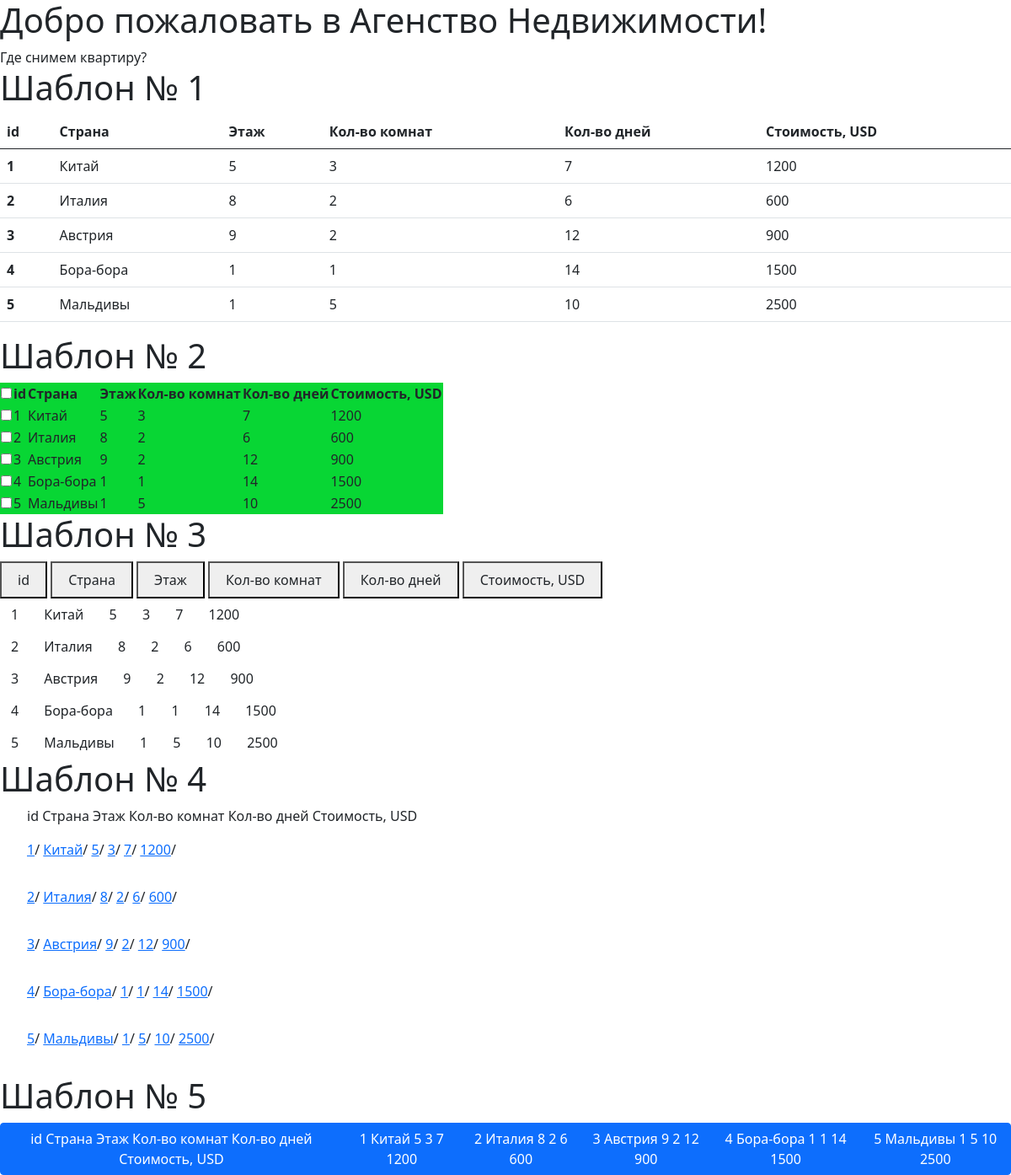
The page /app2/ on the database its author committed.
### app2/models.py (models this page shows, shortened)
class Renthouse(models.Model):
    country = models.CharField("Страна", max_length=150)
    flour = models.IntegerField("Этаж",)
    numroom = models.IntegerField("Кол-во комнат",)
    numdays = models.IntegerField("Кол-во дней",)
    cost = models.IntegerField("Стоимость",)

### app2/views.py (the view)
# urls.py: path('', index),
def index(request):
    renthouse = Renthouse.objects.all()
    context = {
        'renthouse' : renthouse,
    }
    return render(request, template_name='app2/index.html', context=context)

### app2/templates/app2/index.html (shortened to what this page needs)
<!DOCTYPE html>
<html lang="en">
<head>
    <link href="https://cdn.jsdelivr.net/npm/bootstrap@5.0.1/dist/css/bootstrap.min.css" rel="stylesheet">
</head>
<body>
    <h1>Добро пожаловать в Агенство Недвижимости!</h1>
    <caption>Где снимем квартиру?</caption>
    <h1>Шаблон № 1</h1>
<table class="table">
  <thead>
    <tr>
      <th scope="col">id</th>
      <th scope="col">Страна</th>
      <th scope="col">Этаж</th>
      <th scope="col">Кол-во комнат</th>
      <th scope="col">Кол-во дней</th>
      <th scope="col">Стоимость, USD</th>
    </tr>
  </thead>
  <tbody>
    {% for item in renthouse %}
    <tr>
      <th scope="row">{{item.id}}</th>
      <td>{{item.country}}</td>
      <td>{{item.flour}}</td>
      <td>{{item.numroom}}</td>
      <td>{{item.numdays}}</td>
      <td>{{item.cost}}</td>
    </tr>
    {% endfor %}
  </tbody>
</table>
  </body>
</html>
<h1>Шаблон № 2</h1>
<table id="bootstrapdatatable" style="background-color:rgb(8, 214, 52);">
  <thead>
  <th><input type="checkbox" id="checkall" />  </th>
      <th scope="col">id</th>
      <th scope="col">Страна</th>
      <th scope="col">Этаж</th>
      <th scope="col">Кол-во комнат</th>
      <th scope="col">Кол-во дней</th>
      <th scope="col">Стоимость, USD</th>
  </thead>
  <tbody>
  {% for item in renthouse %}
  <tr>
      <td><input type="checkbox" id="checkthis" />  </td>
      <td>{{item.id}}</td>
      <td>{{item.country}}</td>
      <td>{{item.flour}}</td>
      <td>{{item.numroom}}</td>
      <td>{{item.numdays}}</td>
      <td>{{item.cost}}</td>
  </tr>
  {% endfor %}
  </tbody>
</table>
<h1>Шаблон № 3</h1>
<thead>
<tr>
  <button><strong type="button" class="btn btn-outline-id">id</strong></button>
  <button><strong type="button" class="btn btn-outline-car">Страна</strong></button>
  <button><strong type="button" class="btn btn-outline-color">Этаж</strong></button>
  <button><strong type="button" class="btn btn-outline-enginvol">Кол-во комнат</strong></button>
  <button><strong type="button" class="btn btn-outline-transmission">Кол-во дней</strong></button>
  <button><strong type="button" class="btn btn-outline-oil">Стоимость, USD</strong></button>
<br>
</tr>
</thead>
<tbody>
{% for item in renthouse %}
<button type="button" class="btn btn-outline-id">{{item.id}}</button>
<button type="button" class="btn btn-outline-car">{{item.country}}</button>
<button type="button" class="btn btn-outline-color">{{item.flour}}</button>
<button type="button" class="btn btn-outline-enginvol">{{item.numroom}}</button>
<button type="button" class="btn btn-outline-transmission">{{item.numdays}}</button>
<button type="button" class="btn btn-outline-oil">{{item.cost}}</button>
<br>
{% endfor %}
</tbody>
<h1>Шаблон № 4</h1>
<thead>
<ul>
  <th scope="col">id</th>
  <th scope="col">Страна</th>
  <th scope="col">Этаж</th>
  <th scope="col">Кол-во комнат</th>
  <th scope="col">Кол-во дней</th>
  <th scope="col">Стоимость, USD</th>
  <br>
</ul>
</thead>
{% for item in renthouse %}
<nav class="breadcrumb" aria-label="breadcrumbs">
<ul>
  <td><a href=>{{item.id}}</a></td>/
  <td><a href=>{{item.country}}</a></td>/
  <td><a href=>{{item.flour}}</a></td>/
  <td><a href=>{{item.numroom}}</a></td>/
  <td><a href=>{{item.numdays}}</a></td>/
  <td><a href=>{{item.cost}}</a></li>/
</ul>
</nav>
{% endfor %}
<h1>Шаблон № 5</h1>
<div class="btn-group" role="group" aria-label="Basic example">
  <button type="button" class="btn btn-primary">
    <th scope="col">id</th>
    <th scope="col">Страна</th>
    <th scope="col">Этаж</th>
    <th scope="col">Кол-во комнат</th>
    <th scope="col">Кол-во дней</th>
    <th scope="col">Стоимость, USD</th>
  </button>
  {% for item in renthouse %}
  <button type="button" class="btn btn-primary">
    <tbody>
      <tr>
        <th scope="row">{{item.id}}</th>
        <td>{{item.country}}</td>
        <td>{{item.flour}}</td>
        <td>{{item.numroom}}</td>
        <td>{{item.numdays}}</td>
        <td>{{item.cost}}</td>
      </tr>
      {% endfor %}
    </tbody>
  </button>
</div>

### rows shown on the page
Renthouse: id "1", country "Китай", flour "5", numroom "3", numdays "7", cost "1200"
Renthouse: id "2", country "Италия", flour "8", numroom "2", numdays "6", cost "600"
Renthouse: id "3", country "Австрия", flour "9", numroom "2", numdays "12", cost "900"
Renthouse: id "4", country "Бора-бора", flour "1", numroom "1", numdays "14", cost "1500"
Renthouse: id "5", country "Мальдивы", flour "1", numroom "5", numdays "10", cost "2500"
